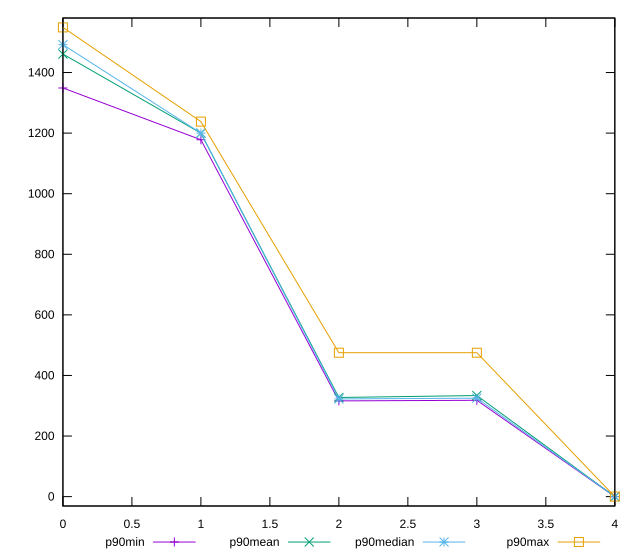

Reproduce this figure in gnuplot.
reset

$p90Min <<EOF
0 1349
1 1178
2 316
3 318
4 0
EOF

$p90Mean <<EOF
0 1460.968085106383
1 1199.840425531915
2 327.2659574468085
3 333.67021276595744
4 0
EOF

$p90Median <<EOF
0 1492
1 1200
2 322.5
3 325
4 0
EOF

$p90Max <<EOF
0 1549
1 1238
2 475
3 475
4 0
EOF

set key outside below
set xrange [0:4]
set yrange [-30.98:1579.98]
set trange [-30.98:1579.98]
set terminal svg size 640, 560 enhanced background rgb 'white'
set output "report_00023_2021-02-20T12:14:57.249Z/render-blocking-resources/progression/value.svg"

plot $p90Min title "p90min" with linespoints, \
     $p90Mean title "p90mean" with linespoints, \
     $p90Median title "p90median" with linespoints, \
     $p90Max title "p90max" with linespoints

reset
